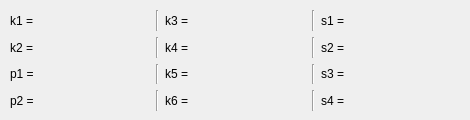
          <widget class="QWidget" name="tab_5">
           <attribute name="title">
            <string>Distorsion parameters</string>
           </attribute>
           <widget class="QWidget" name="gridLayoutWidget_2">
            <property name="geometry">
             <rect>
              <x>10</x>
              <y>10</y>
              <width>451</width>
              <height>101</height>
             </rect>
            </property>
            <layout class="QGridLayout" name="gridLayout_3">
             <item row="3" column="4">
              <widget class="QLabel" name="s3">
               <property name="text">
                <string>s3 =</string>
               </property>
              </widget>
             </item>
             <item row="1" column="3">
              <widget class="Line" name="line_53">
               <property name="orientation">
                <enum>Qt::Vertical</enum>
               </property>
              </widget>
             </item>
             <item row="3" column="0">
              <widget class="QLabel" name="p1">
               <property name="text">
                <string>p1 = </string>
               </property>
              </widget>
             </item>
             <item row="4" column="1">
              <widget class="Line" name="line_52">
               <property name="orientation">
                <enum>Qt::Vertical</enum>
               </property>
              </widget>
             </item>
             <item row="2" column="4">
              <widget class="QLabel" name="s2">
               <property name="text">
                <string>s2 =</string>
               </property>
              </widget>
             </item>
             <item row="4" column="3">
              <widget class="Line" name="line_56">
               <property name="orientation">
                <enum>Qt::Vertical</enum>
               </property>
              </widget>
             </item>
             <item row="3" column="2">
              <widget class="QLabel" name="k5">
               <property name="text">
                <string>k5 = </string>
               </property>
              </widget>
             </item>
             <item row="4" column="4">
              <widget class="QLabel" name="s4">
               <property name="text">
                <string>s4 =</string>
               </property>
              </widget>
             </item>
             <item row="1" column="1">
              <widget class="Line" name="line_49">
               <property name="orientation">
                <enum>Qt::Vertical</enum>
               </property>
              </widget>
             </item>
             <item row="4" column="0">
              <widget class="QLabel" name="p2">
               <property name="text">
                <string>p2 = </string>
               </property>
              </widget>
             </item>
             <item row="2" column="3">
              <widget class="Line" name="line_54">
               <property name="orientation">
                <enum>Qt::Vertical</enum>
               </property>
              </widget>
             </item>
             <item row="1" column="2">
              <widget class="QLabel" name="k3">
               <property name="text">
                <string>k3 = </string>
               </property>
              </widget>
             </item>
             <item row="2" column="0">
              <widget class="QLabel" name="k2">
               <property name="text">
                <string>k2 = </string>
               </property>
              </widget>
             </item>
             <item row="1" column="4">
              <widget class="QLabel" name="s1">
               <property name="text">
                <string>s1 =</string>
               </property>
              </widget>
             </item>
             <item row="1" column="0">
              <widget class="QLabel" name="k1">
               <property name="text">
                <string>k1 = </string>
               </property>
              </widget>
             </item>
             <item row="2" column="2">
              <widget class="QLabel" name="k4">
               <property name="text">
                <string>k4 = </string>
               </property>
              </widget>
             </item>
             <item row="3" column="1">
              <widget class="Line" name="line_51">
               <property name="orientation">
                <enum>Qt::Vertical</enum>
               </property>
              </widget>
             </item>
             <item row="3" column="3">
              <widget class="Line" name="line_55">
               <property name="orientation">
                <enum>Qt::Vertical</enum>
               </property>
              </widget>
             </item>
             <item row="4" column="2">
              <widget class="QLabel" name="k6">
               <property name="text">
                <string>k6 = </string>
               </property>
              </widget>
             </item>
             <item row="2" column="1">
              <widget class="Line" name="line_50">
               <property name="orientation">
                <enum>Qt::Vertical</enum>
               </property>
              </widget>
             </item>
            </layout>
           </widget>
          </widget>
